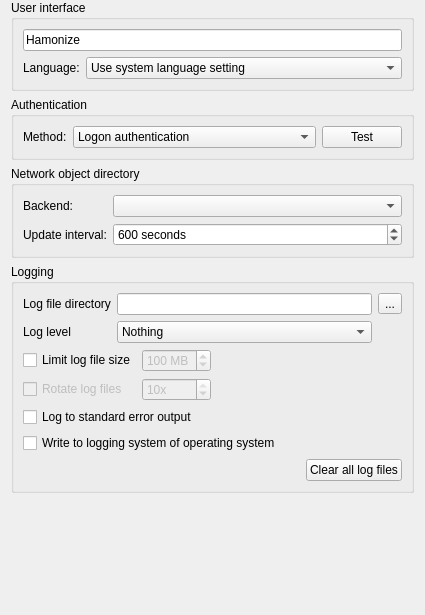
<?xml version="1.0" encoding="UTF-8"?>
<ui version="4.0">
 <class>GeneralConfigurationPage</class>
 <widget class="QWidget" name="GeneralConfigurationPage">
  <property name="geometry">
   <rect>
    <x>0</x>
    <y>0</y>
    <width>425</width>
    <height>615</height>
   </rect>
  </property>
  <layout class="QVBoxLayout" name="verticalLayout_14">
   <property name="topMargin">
    <number>0</number>
   </property>
   <property name="bottomMargin">
    <number>0</number>
   </property>
   <item>
    <widget class="QGroupBox" name="groupBox_11">
     <property name="title">
      <string>User interface</string>
     </property>
     <layout class="QGridLayout" name="gridLayout_13">
      <item row="1" column="0">
       <widget class="QLabel" name="label_39">
        <property name="text">
         <string>Language:</string>
        </property>
       </widget>
      </item>
      <item row="1" column="1">
       <widget class="QComboBox" name="uiLanguage">
        <property name="sizePolicy">
         <sizepolicy hsizetype="MinimumExpanding" vsizetype="Fixed">
          <horstretch>0</horstretch>
          <verstretch>0</verstretch>
         </sizepolicy>
        </property>
        <property name="sizeAdjustPolicy">
         <enum>QComboBox::AdjustToContents</enum>
        </property>
        <item>
         <property name="text">
          <string>Use system language setting</string>
         </property>
        </item>
       </widget>
      </item>
      <item row="0" column="0" colspan="2">
       <widget class="QLineEdit" name="applicationName">
        <property name="text">
         <string>Hamonize</string>
        </property>
       </widget>
      </item>
     </layout>
    </widget>
   </item>
   <item>
    <widget class="QGroupBox" name="groupBox">
     <property name="title">
      <string>Authentication</string>
     </property>
     <layout class="QHBoxLayout" name="horizontalLayout" stretch="0,1,0">
      <item>
       <widget class="QLabel" name="label_2">
        <property name="text">
         <string>Method:</string>
        </property>
       </widget>
      </item>
      <item>
       <widget class="QComboBox" name="authenticationMethod">
        <item>
         <property name="text">
          <string>Logon authentication</string>
         </property>
        </item>
        <item>
         <property name="text">
          <string>Key file authentication</string>
         </property>
        </item>
       </widget>
      </item>
      <item>
       <widget class="QPushButton" name="testAuthenticationButton">
        <property name="text">
         <string>Test</string>
        </property>
        <property name="icon">
         <iconset resource="../../core/resources/core.qrc">
          <normaloff>:/core/dialog-ok-apply.png</normaloff>:/core/dialog-ok-apply.png</iconset>
        </property>
       </widget>
      </item>
     </layout>
    </widget>
   </item>
   <item>
    <widget class="QGroupBox" name="groupBox_12">
     <property name="title">
      <string>Network object directory</string>
     </property>
     <layout class="QGridLayout" name="gridLayout_14" columnstretch="0,1">
      <item row="0" column="0">
       <widget class="QLabel" name="label">
        <property name="text">
         <string>Backend:</string>
        </property>
       </widget>
      </item>
      <item row="0" column="1">
       <widget class="QComboBox" name="networkObjectDirectoryPlugin"/>
      </item>
      <item row="1" column="0">
       <widget class="QLabel" name="label_40">
        <property name="text">
         <string>Update interval:</string>
        </property>
       </widget>
      </item>
      <item row="1" column="1">
       <widget class="QSpinBox" name="networkObjectDirectoryUpdateInterval">
        <property name="suffix">
         <string> seconds</string>
        </property>
        <property name="minimum">
         <number>10</number>
        </property>
        <property name="maximum">
         <number>3600</number>
        </property>
        <property name="value">
         <number>600</number>
        </property>
       </widget>
      </item>
     </layout>
    </widget>
   </item>
   <item>
    <widget class="QGroupBox" name="groupBox_7">
     <property name="title">
      <string>Logging</string>
     </property>
     <layout class="QVBoxLayout" name="verticalLayout">
      <item>
       <layout class="QGridLayout" name="gridLayout_9">
        <item row="0" column="0">
         <widget class="QLabel" name="label_10">
          <property name="text">
           <string>Log file directory</string>
          </property>
         </widget>
        </item>
        <item row="0" column="1">
         <widget class="QLineEdit" name="logFileDirectory"/>
        </item>
        <item row="0" column="2">
         <widget class="QToolButton" name="openLogFileDirectory">
          <property name="text">
           <string>...</string>
          </property>
          <property name="icon">
           <iconset resource="../../core/resources/core.qrc">
            <normaloff>:/core/document-open.png</normaloff>:/core/document-open.png</iconset>
          </property>
         </widget>
        </item>
        <item row="1" column="0">
         <widget class="QLabel" name="label_11">
          <property name="text">
           <string>Log level</string>
          </property>
         </widget>
        </item>
        <item row="1" column="1">
         <widget class="QComboBox" name="logLevel">
          <property name="sizeAdjustPolicy">
           <enum>QComboBox::AdjustToContents</enum>
          </property>
          <item>
           <property name="text">
            <string>Nothing</string>
           </property>
          </item>
          <item>
           <property name="text">
            <string>Only critical messages</string>
           </property>
          </item>
          <item>
           <property name="text">
            <string>Errors and critical messages</string>
           </property>
          </item>
          <item>
           <property name="text">
            <string>Warnings and errors</string>
           </property>
          </item>
          <item>
           <property name="text">
            <string>Information, warnings and errors</string>
           </property>
          </item>
          <item>
           <property name="text">
            <string>Debug messages and everything else</string>
           </property>
          </item>
         </widget>
        </item>
       </layout>
      </item>
      <item>
       <layout class="QGridLayout" name="gridLayout">
        <item row="1" column="1">
         <widget class="QSpinBox" name="logFileRotationCount">
          <property name="enabled">
           <bool>false</bool>
          </property>
          <property name="suffix">
           <string>x</string>
          </property>
          <property name="minimum">
           <number>1</number>
          </property>
          <property name="maximum">
           <number>10</number>
          </property>
          <property name="value">
           <number>10</number>
          </property>
         </widget>
        </item>
        <item row="1" column="0">
         <widget class="QCheckBox" name="logFileRotationEnabled">
          <property name="enabled">
           <bool>false</bool>
          </property>
          <property name="text">
           <string>Rotate log files</string>
          </property>
         </widget>
        </item>
        <item row="0" column="1">
         <widget class="QSpinBox" name="logFileSizeLimit">
          <property name="enabled">
           <bool>false</bool>
          </property>
          <property name="suffix">
           <string> MB</string>
          </property>
          <property name="minimum">
           <number>1</number>
          </property>
          <property name="maximum">
           <number>999</number>
          </property>
          <property name="value">
           <number>100</number>
          </property>
         </widget>
        </item>
        <item row="0" column="0">
         <widget class="QCheckBox" name="logFileSizeLimitEnabled">
          <property name="text">
           <string>Limit log file size</string>
          </property>
         </widget>
        </item>
        <item row="0" column="2">
         <spacer name="horizontalSpacer">
          <property name="orientation">
           <enum>Qt::Horizontal</enum>
          </property>
          <property name="sizeHint" stdset="0">
           <size>
            <width>40</width>
            <height>0</height>
           </size>
          </property>
         </spacer>
        </item>
       </layout>
      </item>
      <item>
       <widget class="QCheckBox" name="logToStdErr">
        <property name="text">
         <string>Log to standard error output</string>
        </property>
       </widget>
      </item>
      <item>
       <widget class="QCheckBox" name="logToSystem">
        <property name="text">
         <string>Write to logging system of operating system</string>
        </property>
       </widget>
      </item>
      <item>
       <layout class="QHBoxLayout" name="horizontalLayout_5">
        <item>
         <spacer name="horizontalSpacer_10">
          <property name="orientation">
           <enum>Qt::Horizontal</enum>
          </property>
          <property name="sizeHint" stdset="0">
           <size>
            <width>40</width>
            <height>20</height>
           </size>
          </property>
         </spacer>
        </item>
        <item>
         <widget class="QPushButton" name="clearLogFiles">
          <property name="text">
           <string>Clear all log files</string>
          </property>
          <property name="icon">
           <iconset resource="../../core/resources/core.qrc">
            <normaloff>:/core/edit-delete.png</normaloff>:/core/edit-delete.png</iconset>
          </property>
         </widget>
        </item>
       </layout>
      </item>
     </layout>
    </widget>
   </item>
   <item>
    <spacer name="verticalSpacer">
     <property name="orientation">
      <enum>Qt::Vertical</enum>
     </property>
     <property name="sizeHint" stdset="0">
      <size>
       <width>20</width>
       <height>40</height>
      </size>
     </property>
    </spacer>
   </item>
  </layout>
 </widget>
 <tabstops>
  <tabstop>applicationName</tabstop>
  <tabstop>uiLanguage</tabstop>
  <tabstop>authenticationMethod</tabstop>
  <tabstop>testAuthenticationButton</tabstop>
  <tabstop>networkObjectDirectoryPlugin</tabstop>
  <tabstop>networkObjectDirectoryUpdateInterval</tabstop>
  <tabstop>logFileDirectory</tabstop>
  <tabstop>openLogFileDirectory</tabstop>
  <tabstop>logLevel</tabstop>
  <tabstop>logFileSizeLimitEnabled</tabstop>
  <tabstop>logFileSizeLimit</tabstop>
  <tabstop>logFileRotationEnabled</tabstop>
  <tabstop>logFileRotationCount</tabstop>
  <tabstop>logToStdErr</tabstop>
  <tabstop>logToSystem</tabstop>
  <tabstop>clearLogFiles</tabstop>
 </tabstops>
 <resources>
  <include location="../../core/resources/core.qrc"/>
 </resources>
 <connections>
  <connection>
   <sender>logFileSizeLimitEnabled</sender>
   <signal>toggled(bool)</signal>
   <receiver>logFileSizeLimit</receiver>
   <slot>setEnabled(bool)</slot>
   <hints>
    <hint type="sourcelabel">
     <x>308</x>
     <y>376</y>
    </hint>
    <hint type="destinationlabel">
     <x>408</x>
     <y>377</y>
    </hint>
   </hints>
  </connection>
  <connection>
   <sender>logFileSizeLimitEnabled</sender>
   <signal>toggled(bool)</signal>
   <receiver>logFileRotationEnabled</receiver>
   <slot>setEnabled(bool)</slot>
   <hints>
    <hint type="sourcelabel">
     <x>138</x>
     <y>381</y>
    </hint>
    <hint type="destinationlabel">
     <x>129</x>
     <y>436</y>
    </hint>
   </hints>
  </connection>
  <connection>
   <sender>logFileRotationEnabled</sender>
   <signal>toggled(bool)</signal>
   <receiver>logFileRotationCount</receiver>
   <slot>setEnabled(bool)</slot>
   <hints>
    <hint type="sourcelabel">
     <x>129</x>
     <y>436</y>
    </hint>
    <hint type="destinationlabel">
     <x>658</x>
     <y>437</y>
    </hint>
   </hints>
  </connection>
 </connections>
</ui>
